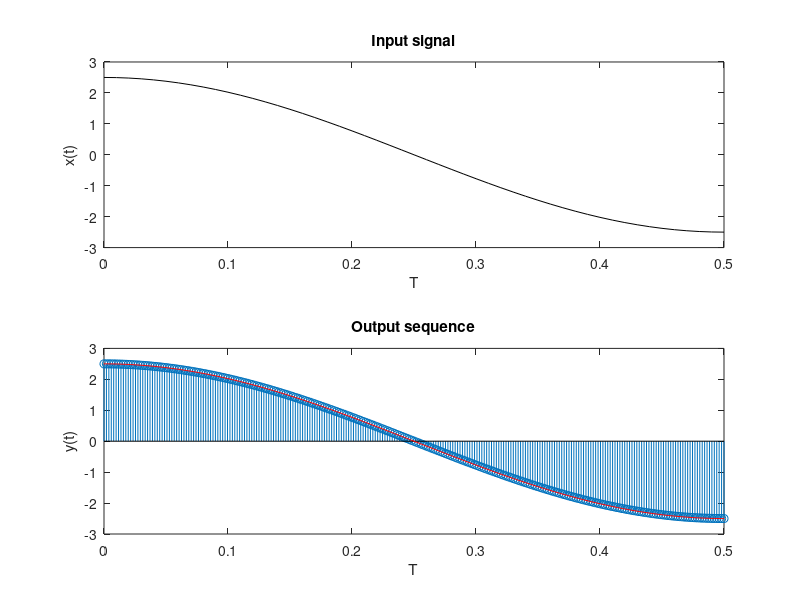
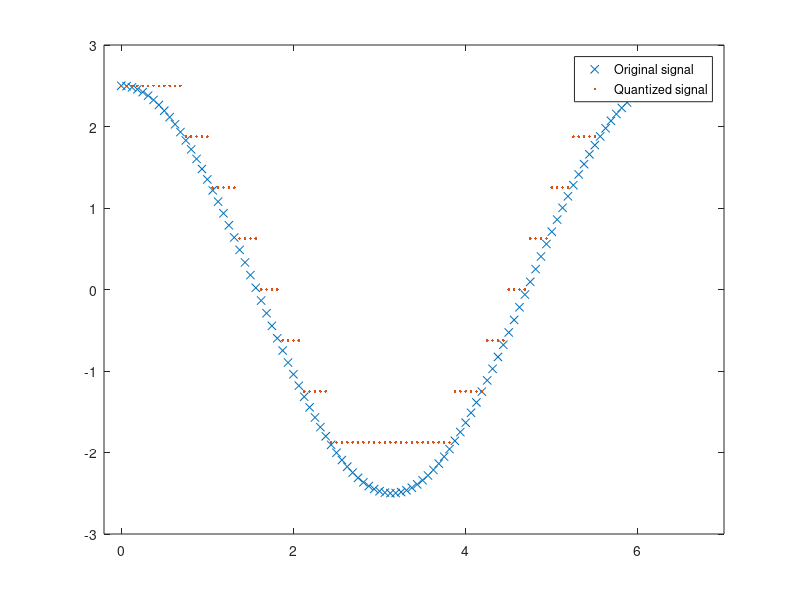

MATLAB code to generate these figures, in order:
%----------------------------------------------------------------------%
%%----------------- Lab 4 - Digital Communication --------------------%%
 %--------------- Supervisor: Dr.Shirvani Moghaddam --------------%
  %------- Source by Mohammad Reza Farhadi Nia ----- Date:Oct 2020 --%
%----------------------------------------------------------------------%

%% Main
%%%% for 100kHz sure enough change 100 to 100000
%%% It is intentionally changed to show more better
f  = 100;
fs = 51200;

t1  = (0:1/f:0.5);
t2  = (0:f/fs:0.5);

y1 = 2.5*cos(2*pi*t1);  
y2 = 2.5*cos(2*pi*t2); 

figure

 subplot(2,1,1);
 plot(t1,y1,'k')
 xlabel('T'); ylabel('x(t)'); title('Input signal')

 subplot(2,1,2);      
 stem(t2,y2); hold on;
 plot(t2,y2,'r'); hold off;
 xlabel('T'); ylabel('y(t)'); title('Output sequence')
 
%% Quantization
%%%% for 256 pices sure enough change 8 to 256
%%% It is intentionally changed to show more better
figure
t = [0:1/16:2*pi]; % Times at which to sample the sine function
sig = 2.5*cos(t);  % Original signal, a sine wave
partition = [-2.5:5/8:2.5]; 
codebook = [-2.5:5/8:3.125]; 
[index8,quants8] = quantiz(sig,partition,codebook); % Quantize.
plot(t,sig,'x',t,quants8,'.')
legend('Original signal','Quantized signal');
axis([-.2 7 -3 3])

%% Byte
t = [0:1/512:2*pi];
sig = 2.5*cos(t);
partition256 = [-2.5:5/256:2.5]; 
codebook1256 = [-2.5:5/256:2.5196]; 
[index246,quants256] = quantiz(sig,partition256,codebook1256);

Bytes = dec2bin(index246)